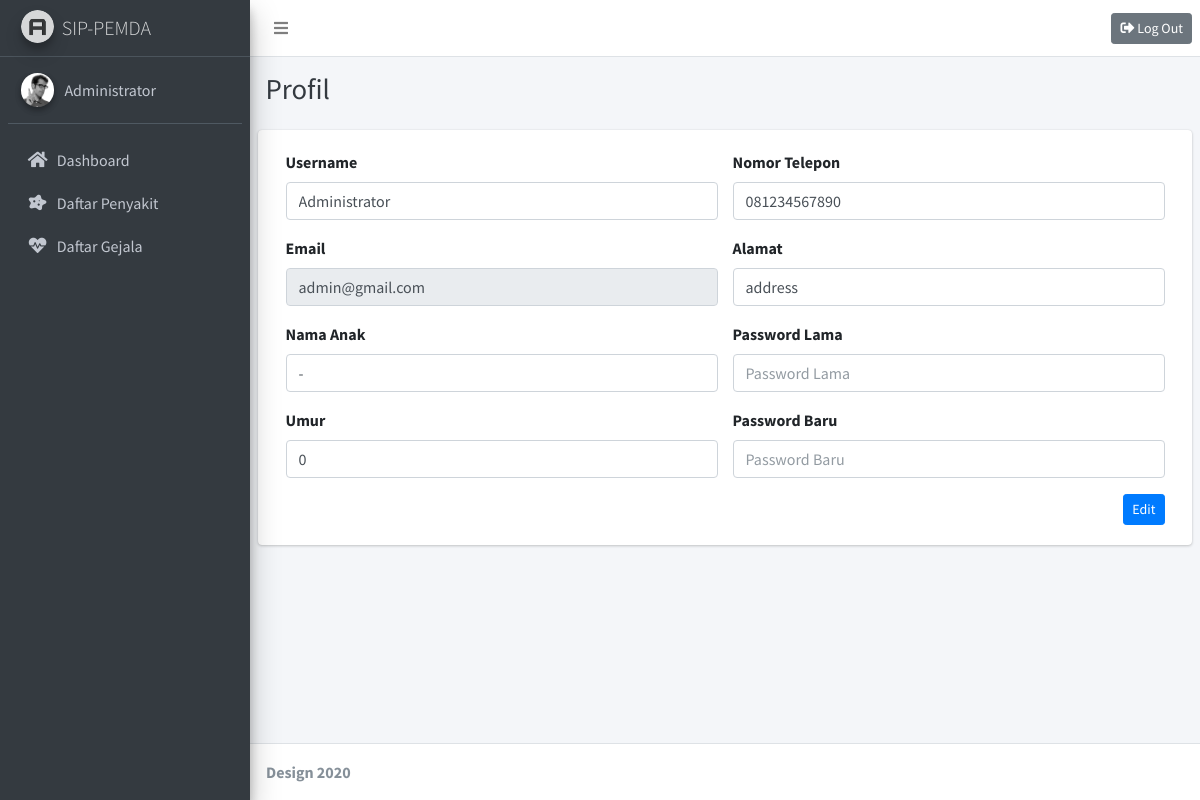
Page /pages/profil.php (signed in) on the committed database.
### tables this page shows
CREATE TABLE `users` (
  `id` int(10) NOT NULL,
  `username` varchar(255) NOT NULL,
  `email` varchar(255) NOT NULL,
  `password` varchar(255) NOT NULL,
  `nama_anak` varchar(255) NOT NULL,
  `umur` int(11) NOT NULL,
  `nomor_telepon` varchar(20) NOT NULL,
  `alamat` text NOT NULL,
  `role` enum('admin','user') NOT NULL
);

### pages/profil.php (the view, shortened to what this page needs)
<?php
  include '../connect.php';
  $id = $_SESSION['id'];
  $query = "SELECT * FROM `users` WHERE `id`=$id ;";
  $sql = mysqli_query($mysqli, $query);
?>
<!DOCTYPE html>
<html>
  <head>
    <link rel="stylesheet" href="../plugins/fontawesome-free/css/all.min.css">
    <link rel="stylesheet" href="https://code.ionicframework.com/ionicons/2.0.1/css/ionicons.min.css">
    <link rel="stylesheet" href="../plugins/tempusdominus-bootstrap-4/css/tempusdominus-bootstrap-4.min.css">
    <link rel="stylesheet" href="../plugins/icheck-bootstrap/icheck-bootstrap.min.css">
    <link rel="stylesheet" href="../plugins/jqvmap/jqvmap.min.css">
    <link rel="stylesheet" href="../dist/css/adminlte.min.css">
    <link rel="stylesheet" href="../plugins/overlayScrollbars/css/OverlayScrollbars.min.css">
    <link rel="stylesheet" href="../plugins/daterangepicker/daterangepicker.css">
    <link rel="stylesheet" href="../plugins/summernote/summernote-bs4.css">
  </head>
  <body class="hold-transition sidebar-mini layout-fixed">
    <div class="wrapper">
      <nav class="main-header navbar navbar-expand navbar-white navbar-light">
        <ul class="navbar-nav">
          <li class="nav-item">
            <a class="nav-link" data-widget="pushmenu" href="#" role="button"><i class="fas fa-bars"></i></a>
          </li>
        </ul>
        <ul class="navbar-nav ml-auto">
          <li class="nav-item">
            <a class="btn btn-sm btn-secondary" href="../functions/logout.php">
              <i class="fas fa-sign-out-alt"></i>  Log Out
            </a>
          </li>
        </ul>
      </nav>
      <aside class="main-sidebar sidebar-dark-primary elevation-4">
        <a href="/sip_pemda" class="brand-link">
          <img src="../dist/img/AdminLTELogo.png" alt="AdminLTE Logo" class="brand-image img-circle elevation-3"
              style="opacity: .8">
          <span class="brand-text font-weight-light">SIP-PEMDA</span>
        </a>
        <div class="sidebar">
          <div class="user-panel mt-3 pb-3 mb-3 d-flex">
            <div class="image">
              <img src="../dist/img/user2-160x160.jpg" class="img-circle elevation-2" alt="User Image">
            </div>
            <div class="info">
              <a href="profil.php" class="d-block"><?php echo $_SESSION['username'] ?></a>
            </div>
          </div>
          <nav class="mt-2">
            <ul class="nav nav-pills nav-sidebar flex-column nav-child-indent" data-widget="treeview" role="menu" data-accordion="false">
              <li class="nav-item">
                <a href="dashboard.php" class="nav-link">
                  <i class="nav-icon fas fa-home"></i>
                  <p>
                    Dashboard
                  </p>
                </a>
              </li>
              <li class="nav-item">
                <a href="diseases.php" class="nav-link">
                  <i class="nav-icon fas fa-disease"></i>
                  <p>
                    Daftar Penyakit
                  </p>
                </a>
              </li>
              <li class="nav-item">
                <a href="symptoms.php" class="nav-link">
                  <i class="nav-icon fas fa-heartbeat"></i>
                  <p>
                    Daftar Gejala
                  </p>
                </a>
              </li>
            </ul>
          </nav>
        </div>
      </aside>
      <div class="content-wrapper">
        <div class="content-header">
          <div class="container-fluid">
            <div class="row mb-2">
              <div class="col-sm-6">
                <h1 class="m-0 text-dark">Profil</h1>
              </div>
            </div>
          </div>
        </div>
        <section class="content">
          <div class="container-fluid">
            <div class="row">
              <div class="card col-12">
                <div class="card-body">
                  <form action="../functions/edit_profile.php" method="post">
                    <div class="row">
                      <?php while($datas = mysqli_fetch_assoc($sql) ){ ?>
                      <div class="col-6">
                        <div class="form-group">
                          <label for="">Username</label>
                          <input type="text" class="form-control" placeholder="Username" id="username" name="username" value="<?php echo $datas['username'] ?>">
                        </div>
                        <div class="form-group">
                          <label for="">Email</label>
                          <input type="text" class="form-control" placeholder="Email" id="email" name="email" readonly value="<?php echo $datas['email'] ?>">
                        </div>
                        <div class="form-group">
                          <label for="">Nama Anak</label>
                          <input type="text" class="form-control" placeholder="Nama Anak" id="nama_anak" name="nama_anak" value="<?php echo $datas['nama_anak'] ?>">
                        </div>
                        <div class="form-group">
                          <label for="">Umur</label>
                          <input type="number" class="form-control" placeholder="Umur" id="umur" name="umur" value="<?php echo $datas['umur'] ?>">
                        </div>
                      </div>
                      <div class="col-6">
                        <div class="form-group">
                          <label for="">Nomor Telepon</label>
                          <input type="text" class="form-control" placeholder="Nomor Telepon" id="nomor_telepon" name="nomor_telepon" value="<?php echo $datas['nomor_telepon'] ?>">
                        </div>
                        <div class="form-group">
                          <label for="">Alamat</label>
                          <input type="text" class="form-control" placeholder="Alamat" id="alamat" name="alamat" value="<?php echo $datas['alamat'] ?>">
                        </div>
                        <div class="form-group">
                          <label for="">Password Lama</label>
                          <input type="password" class="form-control" placeholder="Password Lama" id="password" name="password">
                        </div>
                        <div class="form-group">
                          <label for="">Password Baru</label>
                          <input type="password" class="form-control" placeholder="Password Baru" id="new_password" name="new_password">
                        </div>
                      </div>
                      <div class="col-12">
                        <button type="submit" class="btn btn-primary btn-sm float-right">Edit</button>
                      </div>
                      <?php } ?>
                    </div>
                  </form>
                </div>
              </div>
            </div>
          </div>
        </section>
      </div>
      <footer class="main-footer">
        <strong>Design 2020</strong>
      </footer>
    </div>
  </body>
</html>

### rows in the picture
users: username "Administrator", email "admin@gmail.com", nama_anak "-", umur "0", nomor_telepon "081234567890", alamat "address"

### other values in the picture
$_SESSION['username'] "Administrator"
